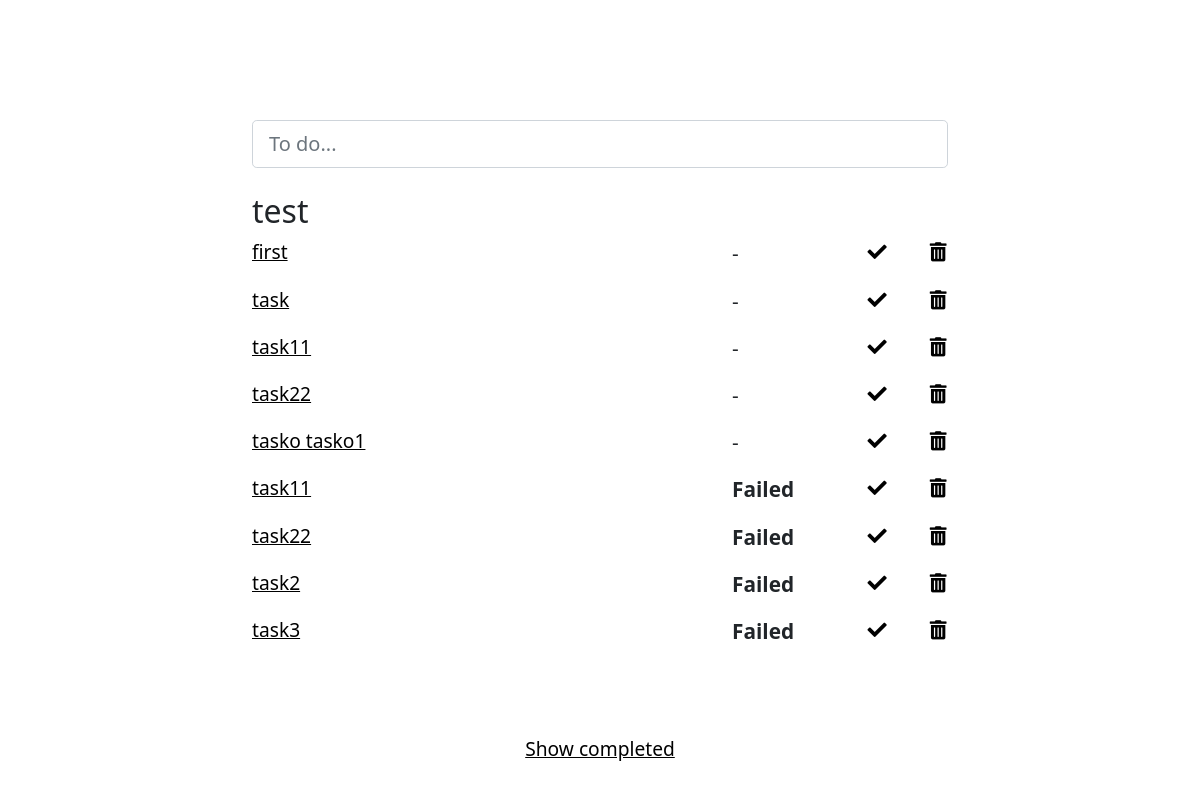
Page /category/test on the earlier database version.
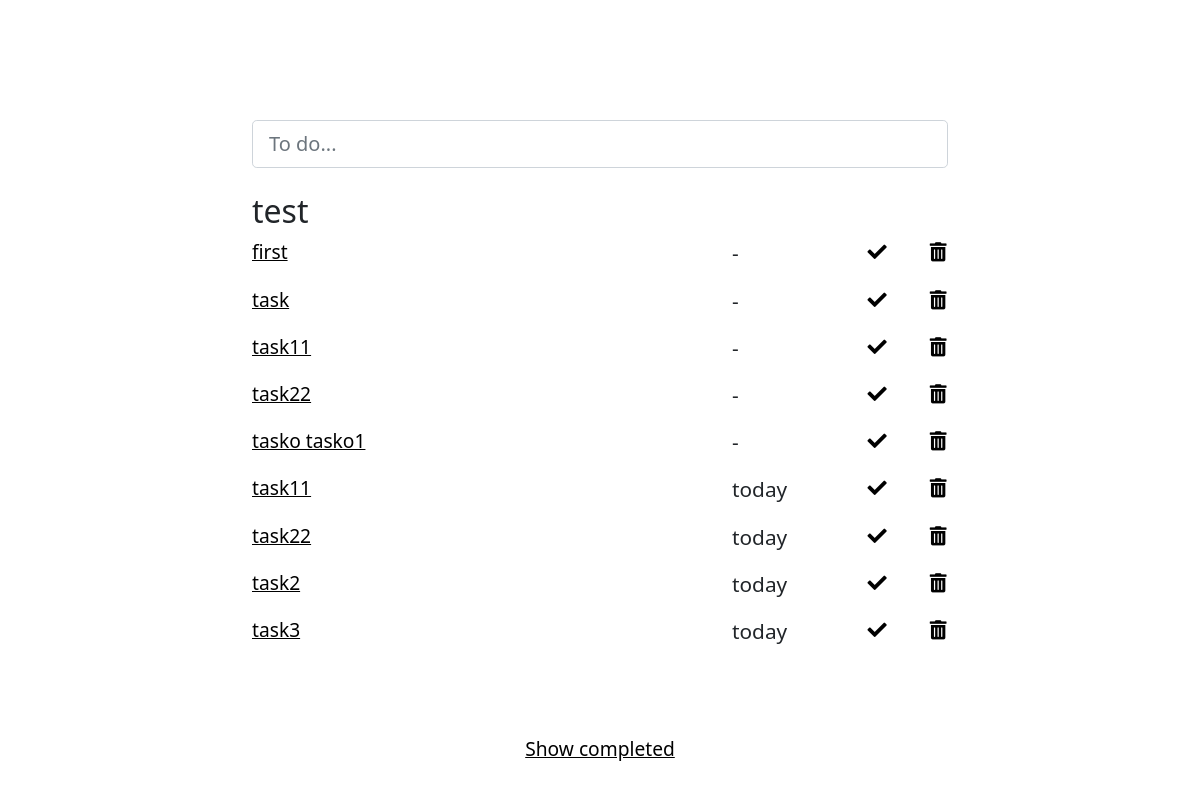
Same page on the later database version.
### todoapp/models.py (models this page shows)
class Tasks(db.Model):
    id = db.Column(db.Integer, primary_key=True)
    task = db.Column(db.String(250), nullable=False)
    completed = db.Column(db.Boolean, default=False, nullable=False)
    date = db.Column(db.String, default='')
    add_date = db.Column(db.DateTime, default=today, nullable =False)
    start_date = db.Column(db.DateTime)
    completed_date = db.Column(db.DateTime)
    category_id = db.Column(db.Integer, db.ForeignKey('category.id'))

### todoapp/category/views.py (the view)
@category.route('/category/<name>')
def show_category(name):
    print(request.args.get('sort'))
    return make_category_show(name)

### todoapp/category/logic.py (called while the page is built)
def get_category_date(deadline):
    if deadline == '':
        return '-'
    date_name = DateOutput(deadline)
    return date_name.modify_category_date()

def get_tasks(category):
    print(request.args.get('sort'))
    if request.args.get('sort') != None:
        sort_value = request.args.get('sort')
        if sort_value == 'deadlines':
            tasks = DbActions.get_category_tasks_deadlines(category.id)
            tasks = tasks.order_by(Tasks.date)
        elif sort_value == 'optional':
            tasks = DbActions.get_category_optional_tasks(category.id)
            tasks = tasks.order_by(Tasks.date)
    else:
        tasks = DbActions.get_all_category_tasks(category)
    return tasks

def make_category_show(name):
    category = DbActions.get_category(name)
    if category is None:
        return redirect(url_for('dashboard.home_page'))
    tasks = get_tasks(category)
    return render_template('category.html', category_name=name,
        todo_list=tasks, get_deadline= get_category_date)

### todoapp/db_actions.py (called while the page is built)
    def get_category(category_name):
        category_obj = Category.query.filter_by(name=category_name).first()
        return category_obj

### todoapp/templates/category.html (shortened to what this page needs)
{% extends 'base.html' %}
{% block content %}
  <section class="todo-list">
    <div class="container-fluid">
      <div class="row">
          <h2>{{category_name}}</h2>
          {% for todo in todo_list %}
            {% if not todo.completed %}
              <div class="col-8">
                <a data-bs-toggle="collapse" href="#task{{todo.id}}" role="button" aria-expanded="false" aria-controls="task{{todo.id}}">
                  {{todo.task}}</a>
              </div>
              <div class="col-2">
                {% if get_deadline(todo.date) == 'Failed'%}
                <p class="deadline"><b>{{get_deadline(todo.date)}}</b></p>
                {% else %}
                <p class="deadline">{{get_deadline(todo.date)}}</p>
                {% endif %}
              </div>
        <div class="col-1 icon-links">
                <a class="but-link" href="{{url_for('service.completed', id=todo.id, category=category_name)}}"><i class="fas fa-check"></i></a>
        </div>
        <div class="col-1 icon-links">
          <a class="but-link" href="{{url_for('service.delete', id=todo.id, category=category_name)}}"><i class="fas fa-trash-alt"></i></a>
        </div>
            {% endif %}
          {% endfor %}
        </div>
      </div>
  </section>
  <section class="completed">
    <div class="container-fluid">
      <div class="open-completed">
        <a data-bs-toggle="collapse" href="#collapseCompleted" role="button" aria-expanded="false" aria-controls="collapseCompleted">
          Show completed</a>
      </div>
    </div>
  </section>
{% endblock %}

Differences in the rows shown:
changed Tasks (number 6 of 9 on the later page): date "Failed" → "today"
changed Tasks (number 7 of 9 on the later page): date "Failed" → "today"
changed Tasks "task2": date "Failed" → "today"
changed Tasks "task3": date "Failed" → "today"
